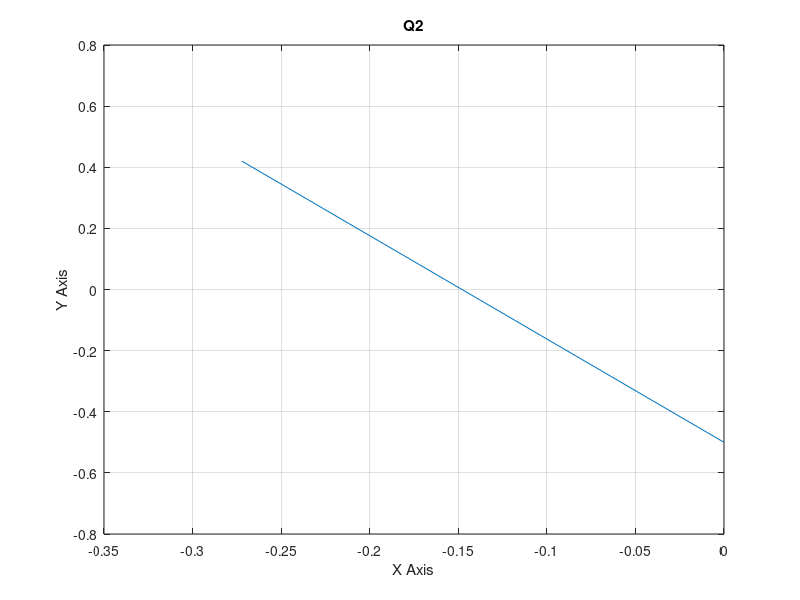

MATLAB code to generate this figure:
clc
clear
Ts = 10;
q0 = [0 -0.5 0];
r = 0.04;
L = 0.08;
v = 0.5;
w = 1;
R = v/w ;
x = q0(:,1);
y = q0(:,2);
phi = q0(:,3);
x1 = ((R*cos(w*Ts)*sin(phi)) + (R*cos(phi)*sin(w*Ts)) + x - (R*sin(phi)));
y1 = ((R*sin(w*Ts)*sin(phi)) - (R*cos(phi)*cos(w*Ts)) + y + (R*cos(phi)));
phi1 = ( phi + (w*Ts) );
x2 = [q0(:,1) x1];
y2 = [q0(:,2) y1];
plot(x2,y2);

q1 = [x1 y1 phi1];
disp('q1:');
disp(q1);
grid on;

title('Q2');
xlabel('X Axis');
ylabel('Y Axis');